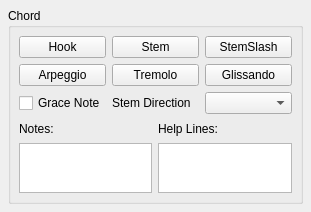
<?xml version="1.0" encoding="UTF-8"?>
<ui version="4.0">
 <class>ChordBase</class>
 <widget class="QWidget" name="ChordBase">
  <property name="geometry">
   <rect>
    <x>0</x>
    <y>0</y>
    <width>311</width>
    <height>212</height>
   </rect>
  </property>
  <property name="windowTitle">
   <string>Form</string>
  </property>
  <layout class="QVBoxLayout">
   <property name="spacing">
    <number>6</number>
   </property>
   <property name="margin">
    <number>8</number>
   </property>
   <item>
    <widget class="QGroupBox" name="groupBox">
     <property name="title">
      <string notr="true" comment="do not translate">Chord</string>
     </property>
     <property name="flat">
      <bool>true</bool>
     </property>
     <layout class="QVBoxLayout">
      <property name="spacing">
       <number>6</number>
      </property>
      <property name="margin">
       <number>8</number>
      </property>
      <item>
       <layout class="QGridLayout" name="gridLayout" rowminimumheight="0,0">
        <property name="topMargin">
         <number>0</number>
        </property>
        <property name="bottomMargin">
         <number>0</number>
        </property>
        <item row="0" column="0">
         <widget class="QPushButton" name="hookButton">
          <property name="toolTip">
           <string notr="true"/>
          </property>
          <property name="text">
           <string notr="true" comment="do not translate">Hook</string>
          </property>
         </widget>
        </item>
        <item row="0" column="1">
         <widget class="QPushButton" name="stemButton">
          <property name="toolTip">
           <string notr="true"/>
          </property>
          <property name="text">
           <string notr="true" comment="do not translate">Stem</string>
          </property>
         </widget>
        </item>
        <item row="0" column="2">
         <widget class="QPushButton" name="stemSlashButton">
          <property name="text">
           <string notr="true" extracomment="do not translate">StemSlash</string>
          </property>
         </widget>
        </item>
        <item row="1" column="0">
         <widget class="QPushButton" name="arpeggioButton">
          <property name="text">
           <string>Arpeggio</string>
          </property>
         </widget>
        </item>
        <item row="1" column="1">
         <widget class="QPushButton" name="tremoloButton">
          <property name="text">
           <string>Tremolo</string>
          </property>
         </widget>
        </item>
        <item row="1" column="2">
         <widget class="QPushButton" name="glissandoButton">
          <property name="text">
           <string>Glissando</string>
          </property>
         </widget>
        </item>
       </layout>
      </item>
      <item>
       <layout class="QHBoxLayout">
        <property name="spacing">
         <number>6</number>
        </property>
        <property name="margin">
         <number>0</number>
        </property>
        <item>
         <widget class="QCheckBox" name="graceNote">
          <property name="text">
           <string notr="true" comment="do not translate">Grace Note</string>
          </property>
         </widget>
        </item>
        <item>
         <widget class="QLabel" name="label">
          <property name="text">
           <string notr="true" comment="do not translate">Stem Direction</string>
          </property>
         </widget>
        </item>
        <item>
         <widget class="QComboBox" name="stemDirection"/>
        </item>
       </layout>
      </item>
      <item>
       <layout class="QGridLayout">
        <property name="margin">
         <number>0</number>
        </property>
        <property name="spacing">
         <number>6</number>
        </property>
        <item row="1" column="1">
         <widget class="QListWidget" name="helplineList">
          <property name="sizePolicy">
           <sizepolicy hsizetype="Expanding" vsizetype="Fixed">
            <horstretch>0</horstretch>
            <verstretch>0</verstretch>
           </sizepolicy>
          </property>
          <property name="minimumSize">
           <size>
            <width>0</width>
            <height>50</height>
           </size>
          </property>
          <property name="maximumSize">
           <size>
            <width>16777215</width>
            <height>50</height>
           </size>
          </property>
         </widget>
        </item>
        <item row="1" column="0">
         <widget class="QListWidget" name="notes">
          <property name="sizePolicy">
           <sizepolicy hsizetype="Expanding" vsizetype="Fixed">
            <horstretch>0</horstretch>
            <verstretch>0</verstretch>
           </sizepolicy>
          </property>
          <property name="minimumSize">
           <size>
            <width>0</width>
            <height>50</height>
           </size>
          </property>
          <property name="maximumSize">
           <size>
            <width>16777215</width>
            <height>50</height>
           </size>
          </property>
         </widget>
        </item>
        <item row="0" column="0">
         <widget class="QLabel" name="label_2">
          <property name="text">
           <string notr="true" comment="do not translate">Notes:</string>
          </property>
         </widget>
        </item>
        <item row="0" column="1">
         <widget class="QLabel" name="label_3">
          <property name="text">
           <string notr="true" comment="do not translate">Help Lines:</string>
          </property>
         </widget>
        </item>
       </layout>
      </item>
     </layout>
    </widget>
   </item>
  </layout>
 </widget>
 <resources/>
 <connections/>
</ui>
